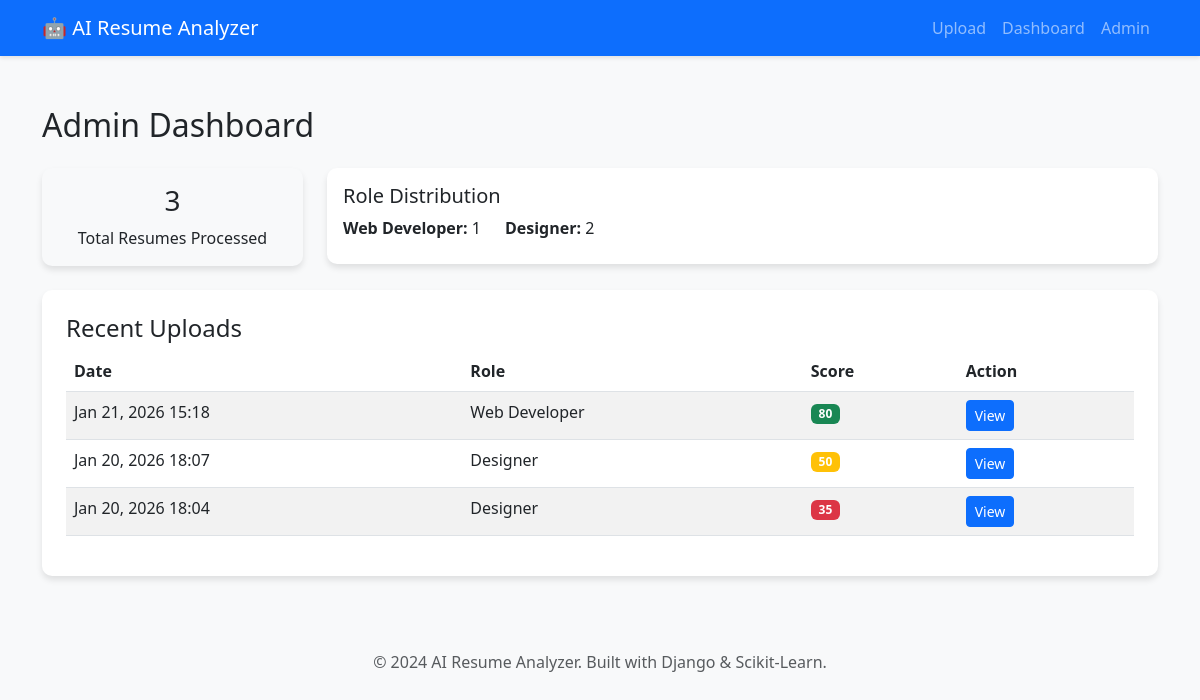
/dashboard/, run on the app's committed database.
### resume_analyzer/models.py (models this page shows, shortened)
class Resume(models.Model):
    file = models.FileField(upload_to='resumes/')
    uploaded_at = models.DateTimeField(auto_now_add=True)
    predicted_role = models.CharField(max_length=100, blank=True, null=True)
    confidence_score = models.FloatField(default=0.0)
    score = models.IntegerField(default=0)
    extracted_skills = models.JSONField(default=list, blank=True)
    recommended_skills = models.JSONField(default=list, blank=True)

### resume_analyzer/views.py (the view)
# urls.py: path('dashboard/', views.dashboard, name='dashboard'),
def dashboard(request):
    resumes = Resume.objects.all().order_by('-uploaded_at')
    total_resumes = resumes.count()
    roles = {}
    for r in resumes:
        if r.predicted_role:
            roles[r.predicted_role] = roles.get(r.predicted_role, 0) + 1
    context = {
        'resumes': resumes,
        'total_resumes': total_resumes,
        'role_distribution': roles
    }
    return render(request, 'dashboard.html', context)

### templates/dashboard.html
{% extends 'base.html' %}
{% block content %}
<h2 class="mb-4">Admin Dashboard</h2>
<div class="row mb-4">
    <div class="col-md-3">
        <div class="card p-3 text-center bg-light">
            <h3>{{ total_resumes }}</h3>
            <p class="mb-0">Total Resumes Processed</p>
        </div>
    </div>
    <div class="col-md-9">
        <div class="card p-3">
            <h5>Role Distribution</h5>
            <div class="d-flex flex-wrap">
                {% for role, count in role_distribution.items %}
                <div class="me-4 mb-2">
                    <strong>{{ role }}:</strong> {{ count }}
                </div>
                {% endfor %}
            </div>
        </div>
    </div>
</div>
<div class="card p-4">
    <h4>Recent Uploads</h4>
    <div class="table-responsive">
        <table class="table table-striped">
            <thead>
                <tr>
                    <th>Date</th>
                    <th>Role</th>
                    <th>Score</th>
                    <th>Action</th>
                </tr>
            </thead>
            <tbody>
                {% for r in resumes %}
                <tr>
                    <td>{{ r.uploaded_at|date:"M d, Y H:i" }}</td>
                    <td>{{ r.predicted_role }}</td>
                    <td>
                        <span class="badge {% if r.score > 70 %}bg-success{% elif r.score > 40 %}bg-warning{% else %}bg-danger{% endif %}">
                            {{ r.score }}
                        </span>
                    </td>
                    <td><a href="{% url 'resume_result' r.pk %}" class="btn btn-sm btn-primary">View</a></td>
                </tr>
                {% endfor %}
            </tbody>
        </table>
    </div>
</div>
{% endblock %}

### templates/base.html (style rules this page uses)
body { background-color: #f8f9fa; }
.card { box-shadow: 0 4px 6px rgba(0,0,0,.1); border: none; border-radius: 10px; }

### data on the page
Resume: role_distribution "Web Developer", uploaded_at "Jan 21, 2026 15:18", predicted_role "Web Developer", score "80"
Resume: role_distribution "Designer", uploaded_at "Jan 20, 2026 18:07", predicted_role "Designer", score "50"
Resume: uploaded_at "Jan 20, 2026 18:04", predicted_role "Designer", score "35"

### other printed values
{{ total_resumes }} "3"
{{ count }} "1" "2"
